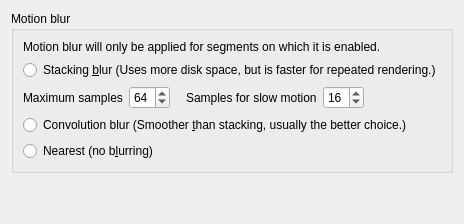
     <widget class="QWidget" name="tabWidgetPage3">
      <attribute name="title">
       <string>Motion Blur</string>
      </attribute>
      <layout class="QVBoxLayout" name="verticalLayout_10">
       <item>
        <widget class="QGroupBox" name="groupBox_2">
         <property name="title">
          <string>Motion blur</string>
         </property>
         <layout class="QVBoxLayout" name="verticalLayout_5">
          <item>
           <widget class="QLabel" name="label_9">
            <property name="text">
             <string>Motion blur will only be applied for segments on which it is enabled.</string>
            </property>
            <property name="wordWrap">
             <bool>true</bool>
            </property>
           </widget>
          </item>
          <item>
           <widget class="QRadioButton" name="radioBlurStacking">
            <property name="text">
             <string>Stacking &amp;blur (Uses more disk space, but is faster for repeated rendering.)</string>
            </property>
           </widget>
          </item>
          <item>
           <layout class="QHBoxLayout" name="horizontalLayout_2">
            <item>
             <widget class="QLabel" name="label_6">
              <property name="text">
               <string>Maximum samples</string>
              </property>
             </widget>
            </item>
            <item>
             <widget class="QSpinBox" name="maxSamples">
              <property name="minimum">
               <number>1</number>
              </property>
              <property name="value">
               <number>64</number>
              </property>
             </widget>
            </item>
            <item>
             <spacer name="horizontalSpacer_9">
              <property name="orientation">
               <enum>Qt::Horizontal</enum>
              </property>
              <property name="sizeType">
               <enum>QSizePolicy::Fixed</enum>
              </property>
              <property name="sizeHint" stdset="0">
               <size>
                <width>10</width>
                <height>20</height>
               </size>
              </property>
             </spacer>
            </item>
            <item>
             <widget class="QLabel" name="label_8">
              <property name="text">
               <string>Samples for slow motion</string>
              </property>
             </widget>
            </item>
            <item>
             <widget class="QSpinBox" name="slowmoSamples">
              <property name="minimum">
               <number>1</number>
              </property>
              <property name="value">
               <number>16</number>
              </property>
             </widget>
            </item>
            <item>
             <spacer name="horizontalSpacer_8">
              <property name="orientation">
               <enum>Qt::Horizontal</enum>
              </property>
              <property name="sizeHint" stdset="0">
               <size>
                <width>40</width>
                <height>20</height>
               </size>
              </property>
             </spacer>
            </item>
           </layout>
          </item>
          <item>
           <widget class="QRadioButton" name="radioBlurConvolution">
            <property name="text">
             <string>Convolution blur (Smoother &amp;than stacking, usually the better choice.)</string>
            </property>
           </widget>
          </item>
          <item>
           <widget class="QRadioButton" name="radioBlurNearest">
            <property name="text">
             <string>Nearest (no b&amp;lurring)</string>
            </property>
           </widget>
          </item>
         </layout>
        </widget>
       </item>
       <item>
        <spacer name="verticalSpacer_4">
         <property name="orientation">
          <enum>Qt::Vertical</enum>
         </property>
         <property name="sizeHint" stdset="0">
          <size>
           <width>20</width>
           <height>40</height>
          </size>
         </property>
        </spacer>
       </item>
      </layout>
     </widget>
